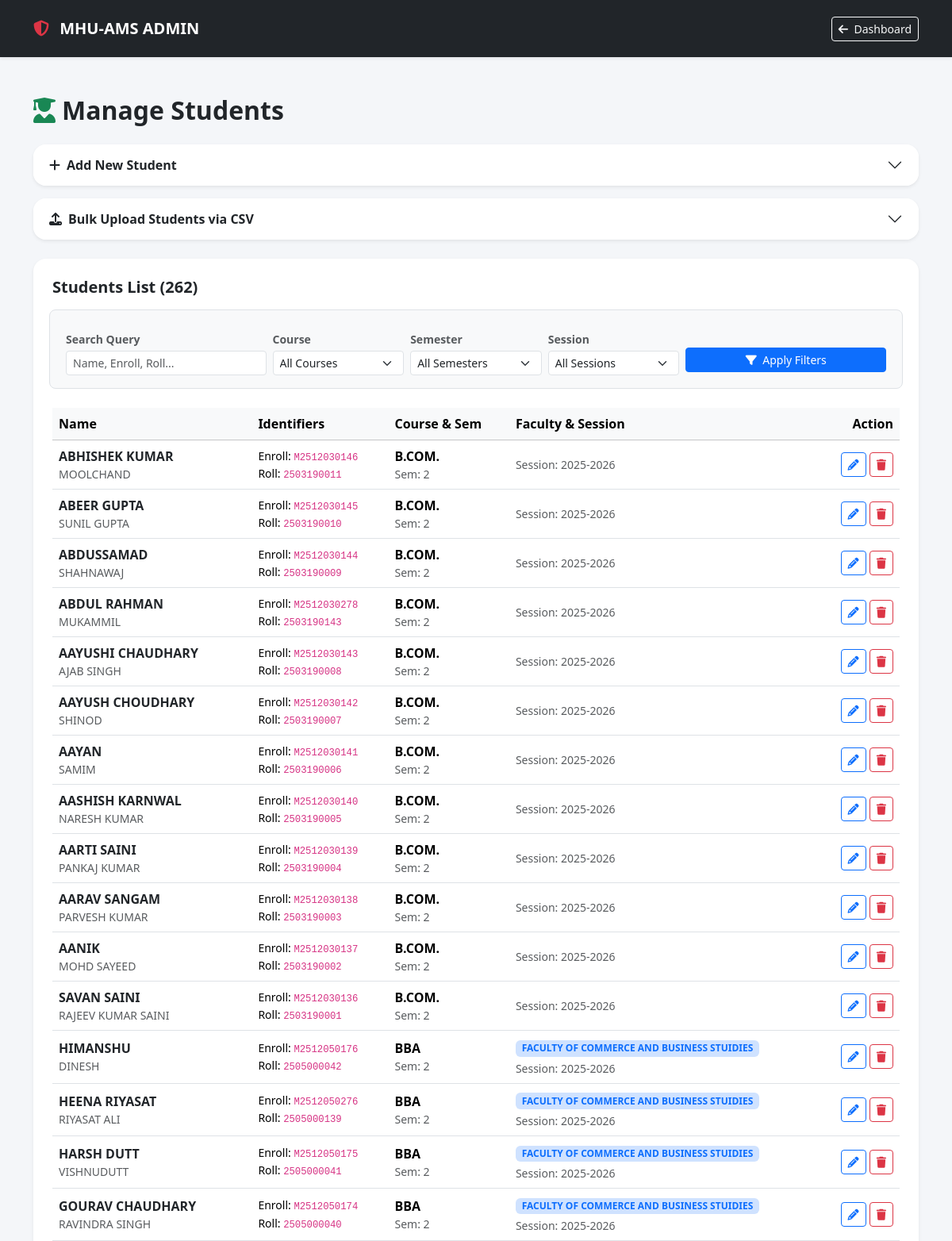
The page /dean/manage_Students.php?page=11 (signed in, upper part) on the database as committed earlier.
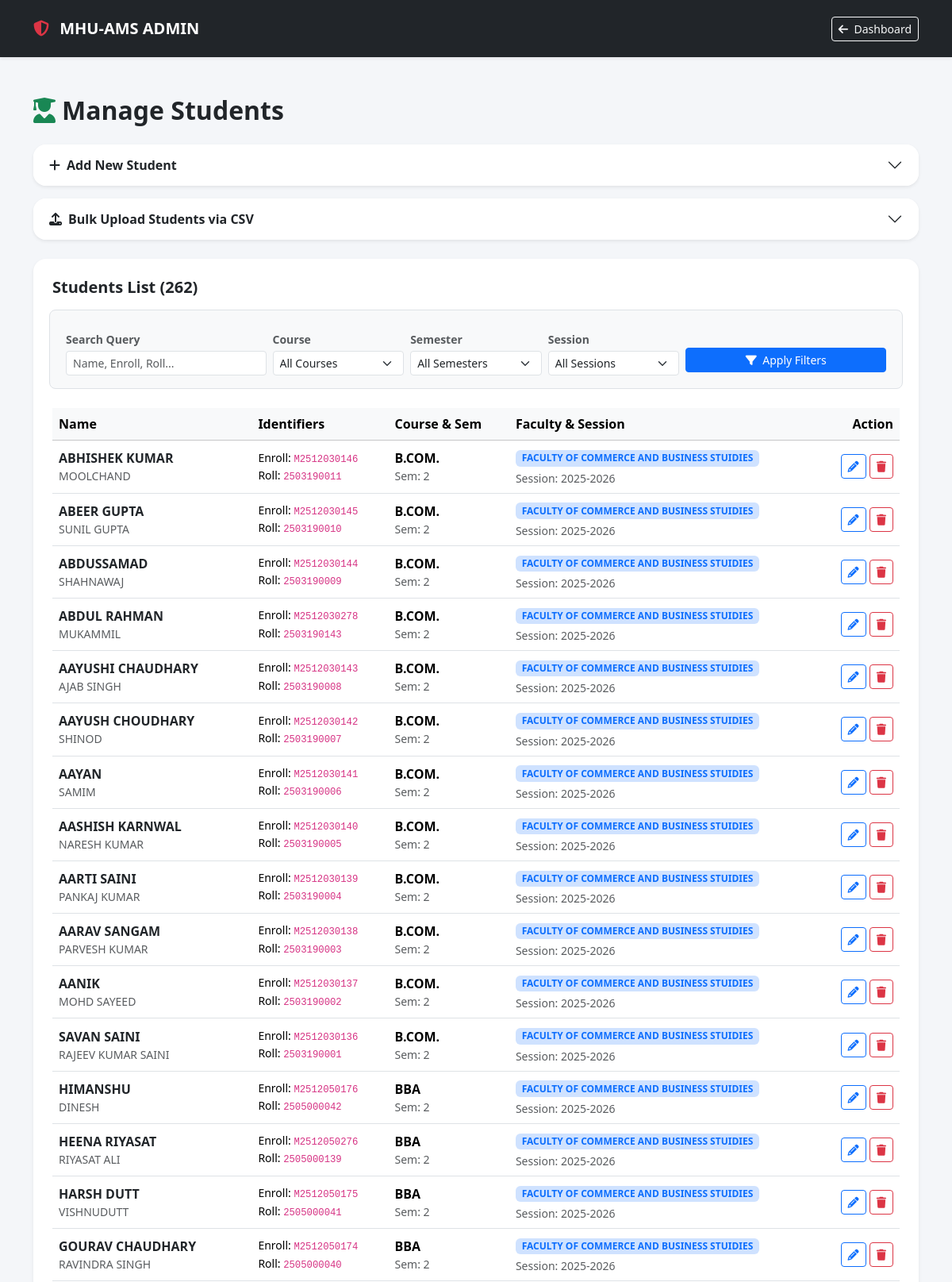
The same page on the database as committed later.
### tables this page shows
CREATE TABLE `students` (
  `id` int(11) NOT NULL,
  `name` varchar(122) NOT NULL,
  `father_name` varchar(77) NOT NULL,
  `roll_number` varchar(122) NOT NULL,
  `enrollment_number` varchar(100) DEFAULT NULL,
  `faculty` varchar(111) NOT NULL,
  `course` varchar(111) NOT NULL,
  `section` varchar(11) NOT NULL,
  `year` int(11) NOT NULL,
  `sem` int(11) NOT NULL,
  `date_of_admission` date NOT NULL,
  `session` varchar(11) NOT NULL
);

### dean/manage_Students.php (the view, shortened to what the changed rows need)
<?php
include "../db_connect.php";
$current_year = date('Y');
$session_options = [];
for ($y = $current_year - 4; $y <= $current_year + 4; $y++) {
    $session_options[] = $y . '-' . ($y + 1);
}
$courses_res = $conn->query("SELECT DISTINCT course_name FROM courses_list ORDER BY course_name ASC");
$limit = 20;
$page = isset($_GET['page']) ? (int)$_GET['page'] : 1;
$offset = ($page - 1) * $limit;
$search_query = "";
$students_res = $conn->query("SELECT * FROM students $search_query ORDER BY id DESC LIMIT $limit OFFSET $offset");
$edit_data = null;
?>
<!doctype html>
<html lang="en">
<head>
    <link href="https://cdn.jsdelivr.net/npm/bootstrap@5.3.8/dist/css/bootstrap.min.css" rel="stylesheet">
    <link rel="stylesheet" href="https://cdnjs.cloudflare.com/ajax/libs/font-awesome/6.5.1/css/all.min.css" />
</head>
<body>
    <main class="container py-5">
        <h2 class="fw-bold text-dark mb-4"><i class="fa-solid fa-user-graduate text-success me-2"></i>Manage Students</h2>
        <?php if ($edit_data):  ?>
            <div class="card border-0 shadow-sm p-4 rounded-4 bg-white mb-4">
                <div class="d-flex justify-content-between align-items-center mb-3">
                    <h5 class="fw-bold mb-0"><i class="fa-solid fa-pencil text-primary me-2"></i>Edit Student Record</h5>
                    <a href="manage_students.php" class="btn btn-sm btn-outline-secondary rounded-pill"><i class="fa-solid fa-xmark me-1"></i> Cancel Edit</a>
                </div>
                <form method="POST" action="manage_students.php">
                    <input type="hidden" name="student_id" value="<?= $edit_data['id'] ?>">
                    <div class="mb-3"><label class="form-label small fw-semibold">Student Name *</label><input type="text" name="student_name" class="form-control" value="<?= htmlspecialchars($edit_data['name']) ?>" required></div>
                    <div class="mb-3"><label class="form-label small fw-semibold">Father's Name</label><input type="text" name="father_name" class="form-control" value="<?= htmlspecialchars($edit_data['father_name'] ?? '') ?>"></div>
                    <div class="row g-2 mb-3">
                        <div class="col-md-6"><label class="form-label small fw-semibold">Enrollment No.</label><input type="text" name="enrollment_number" class="form-control" value="<?= htmlspecialchars($edit_data['enrollment_number'] ?? '') ?>"></div>
                        <div class="col-md-6"><label class="form-label small fw-semibold">Roll No.</label><input type="text" name="roll_number" class="form-control" value="<?= htmlspecialchars($edit_data['roll_number'] ?? '') ?>"></div>
                    </div>
                    <div class="row g-2 mb-3">
                        <div class="col-md-4">
                            <label class="form-label small fw-semibold">Course Name</label>
                            <select name="course_name" class="form-select">
                                <?php mysqli_data_seek($courses_res, 0); while($c = $courses_res->fetch_assoc()): ?>
                                    <option value="<?= htmlspecialchars($c['course_name']) ?>" <?= ($edit_data['course'] == $c['course_name']) ? 'selected' : '' ?>><?= htmlspecialchars($c['course_name']) ?></option>
                                <?php endwhile; ?>
                            </select>
                        </div>
                        <div class="col-md-4">
                            <label class="form-label small fw-semibold">Semester</label>
                            <select name="semester" class="form-select">
                                <?php for($i=1; $i<=10; $i++): ?><option value="<?= $i ?>" <?= ($edit_data['sem'] == $i) ? 'selected' : '' ?>><?= $i ?></option><?php endfor; ?>
                            </select>
                        </div>
                        <div class="col-md-4">
                            <label class="form-label small fw-semibold">Session</label>
                            <select name="session" class="form-select" required>
                                <option value="" disabled>Select Session</option>
                                <?php foreach($session_options as $sess): ?>
                                    <option value="<?= $sess ?>" <?= (isset($edit_data['session']) && $edit_data['session'] == $sess) ? 'selected' : '' ?>><?= $sess ?></option>
                                <?php endforeach; ?>
                                <?php
                                if (isset($edit_data['session']) && !in_array($edit_data['session'], $session_options) && !empty($edit_data['session'])):
                                ?>
                                    <option value="<?= htmlspecialchars($edit_data['session']) ?>" selected><?= htmlspecialchars($edit_data['session']) ?></option>
                                <?php endif; ?>
                            </select>
                        </div>
                    </div>
                    <button type="submit" name="update_student" class="btn btn-primary w-100 rounded-pill fw-semibold">Update Student</button>
                </form>
            </div>
        <?php else:  ?>
            <div class="accordion mb-4" id="studentFormsAccordion">
                <div class="accordion-item rounded-4 border-0 shadow-sm">
                    <h2 class="accordion-header">
                        <button class="accordion-button collapsed rounded-4 fw-semibold" type="button" data-bs-toggle="collapse" data-bs-target="#collapseOne" aria-expanded="false" aria-controls="collapseOne">
                            <i class="fa-solid fa-plus me-2"></i> Add New Student
                        </button>
                    </h2>
                </div>
                <div class="accordion-item mt-3 rounded-4 border-0 shadow-sm">
                    <h2 class="accordion-header">
                        <button class="accordion-button collapsed rounded-4 fw-semibold" type="button" data-bs-toggle="collapse" data-bs-target="#collapseTwo" aria-expanded="false" aria-controls="collapseTwo">
                            <i class="fa-solid fa-upload me-2"></i> Bulk Upload Students via CSV
                        </button>
                    </h2>
                </div>
            </div>
        <?php endif; ?>
        <div class="row">
            <div class="col-12">
                <div class="card border-0 shadow-sm p-4 rounded-4 bg-white">
                    <div class="table-responsive">
                        <table class="table table-hover align-middle">
                            <thead class="table-light">
                                <tr>
                                    <th>Name</th>
                                    <th>Identifiers</th>
                                    <th>Course & Sem</th>
                                    <th>Faculty & Session</th>
                                    <th class="text-end">Action</th>
                                </tr>
                            </thead>
                            <tbody>
                                <?php if ($students_res && $students_res->num_rows > 0): ?>
                                <?php
                                while($row = $students_res->fetch_assoc()): ?>
                                <tr>
                                    <td>
                                        <div class="fw-bold text-dark"><?= htmlspecialchars($row['name']) ?></div>
                                        <div class="small text-muted"><?= htmlspecialchars($row['father_name'] ?? 'N/A') ?></div>
                                    </td>
                                    <td>
                                        <div class="small">Enroll: <code><?= htmlspecialchars($row['enrollment_number'] ?: 'N/A') ?></code></div>
                                        <div class="small">Roll: <code><?= htmlspecialchars($row['roll_number'] ?: 'N/A') ?></code></div>
                                    </td>
                                    <td>
                                        <div class="fw-semibold"><?= htmlspecialchars($row['course'] ?? 'N/A') ?></div>
                                        <div class="small text-muted">Sem: <?= htmlspecialchars($row['sem'] ?? 'N/A') ?></div>
                                    </td>
                                    <td>
                                        <span class="badge bg-primary-subtle text-primary fw-semibold mb-1"><?= htmlspecialchars($row['faculty'] ?? 'N/A') ?></span>
                                        <div class="small text-muted">Session: <?= htmlspecialchars($row['session'] ?? 'N/A') ?></div>
                                    </td>
                                    <td class="text-end">
                                        <a href="manage_students.php?edit_id=<?= $row['id'] ?>" class="btn btn-sm btn-outline-primary" title="Edit Student"><i class="fa-solid fa-pencil"></i></a>
                                        <a href="manage_students.php?delete_id=<?= $row['id'] ?>" class="btn btn-sm btn-outline-danger" onclick="return confirm('Delete student?');" title="Delete"><i class="fa-solid fa-trash"></i></a>
                                    </td>
                                </tr>
                                <?php endwhile; ?>
                                <?php else: ?>
                                <tr><td colspan="5" class="text-center text-muted py-4">No students found matching your filters.</td></tr>
                                <?php endif; ?>
                            </tbody>
                        </table>
                    </div>
                </div>
            </div>
        </div>
    </main>
</body>
</html>

Rows that differ between the two databases and show on the page:
changed students "ABHISHEK KUMAR": faculty (not shown) → "FACULTY OF COMMERCE AND BUSINESS STUIDIES"
changed students "ABEER GUPTA": faculty (not shown) → "FACULTY OF COMMERCE AND BUSINESS STUIDIES"
changed students "ABDUSSAMAD": faculty (not shown) → "FACULTY OF COMMERCE AND BUSINESS STUIDIES"
changed students "ABDUL RAHMAN": faculty (not shown) → "FACULTY OF COMMERCE AND BUSINESS STUIDIES"
changed students "AAYUSHI CHAUDHARY": faculty (not shown) → "FACULTY OF COMMERCE AND BUSINESS STUIDIES"
changed students "AAYUSH CHOUDHARY": faculty (not shown) → "FACULTY OF COMMERCE AND BUSINESS STUIDIES"
changed students "AAYAN": faculty (not shown) → "FACULTY OF COMMERCE AND BUSINESS STUIDIES"
changed students "AASHISH KARNWAL": faculty (not shown) → "FACULTY OF COMMERCE AND BUSINESS STUIDIES"
changed students "AARTI SAINI": faculty (not shown) → "FACULTY OF COMMERCE AND BUSINESS STUIDIES"
changed students "AARAV SANGAM": faculty (not shown) → "FACULTY OF COMMERCE AND BUSINESS STUIDIES"
changed students "AANIK": faculty (not shown) → "FACULTY OF COMMERCE AND BUSINESS STUIDIES"
changed students "SAVAN SAINI": faculty (not shown) → "FACULTY OF COMMERCE AND BUSINESS STUIDIES"
